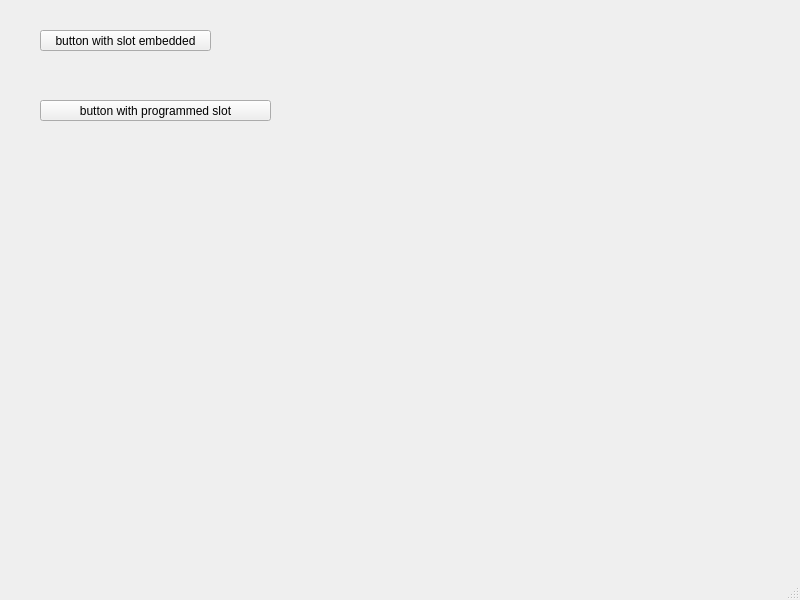
<?xml version="1.0" encoding="UTF-8"?>
<ui version="4.0">
 <class>MainWindow</class>
 <widget class="QMainWindow" name="MainWindow">
  <property name="geometry">
   <rect>
    <x>0</x>
    <y>0</y>
    <width>800</width>
    <height>600</height>
   </rect>
  </property>
  <property name="windowTitle">
   <string>MainWindow</string>
  </property>
  <widget class="QWidget" name="centralwidget">
   <widget class="QPushButton" name="mPushStatic">
    <property name="geometry">
     <rect>
      <x>40</x>
      <y>30</y>
      <width>171</width>
      <height>21</height>
     </rect>
    </property>
    <property name="text">
     <string>button with slot embedded</string>
    </property>
   </widget>
   <widget class="QPushButton" name="mPushDynamic">
    <property name="geometry">
     <rect>
      <x>40</x>
      <y>100</y>
      <width>231</width>
      <height>21</height>
     </rect>
    </property>
    <property name="text">
     <string>button with programmed slot</string>
    </property>
   </widget>
  </widget>
  <widget class="QMenuBar" name="menubar">
   <property name="geometry">
    <rect>
     <x>0</x>
     <y>0</y>
     <width>800</width>
     <height>21</height>
    </rect>
   </property>
  </widget>
  <widget class="QStatusBar" name="statusbar"/>
 </widget>
 <resources/>
 <connections/>
</ui>
